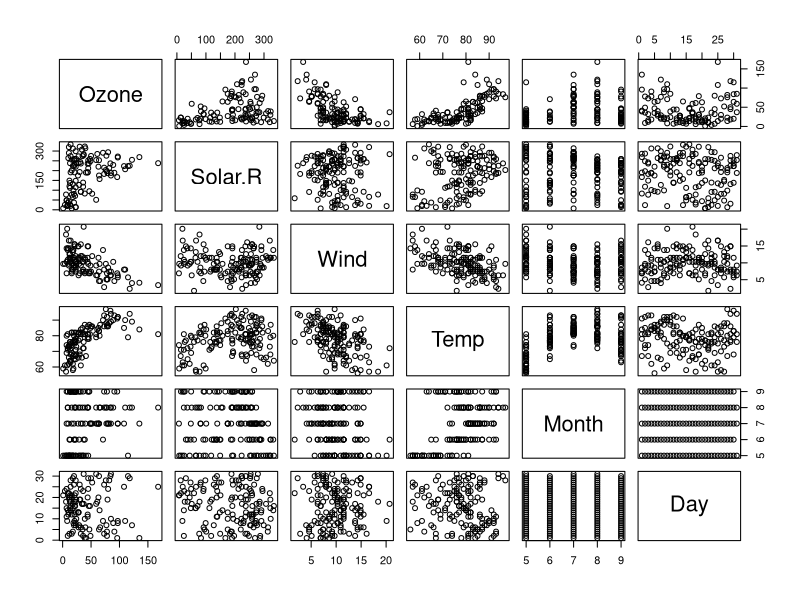
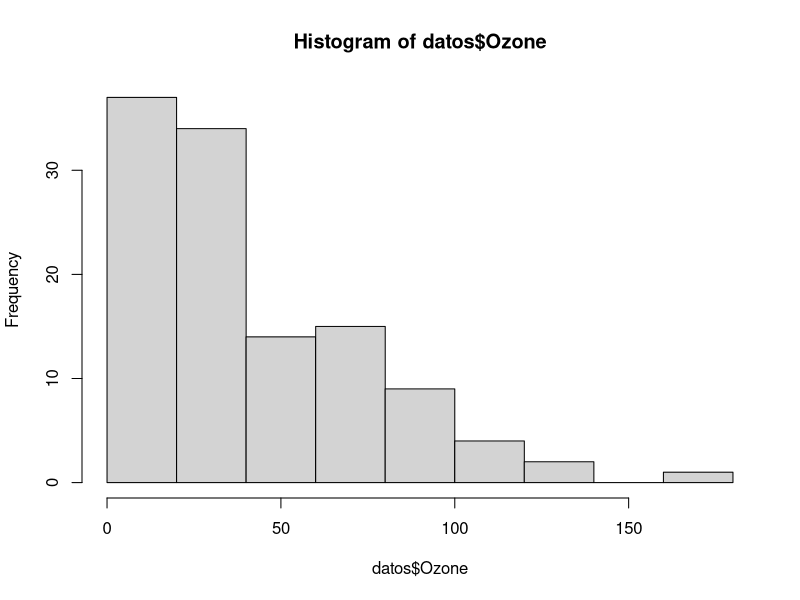

These figures' R source, in order:
#Ejemplo de script

print("Hola mundo en R")

x<-1
y<-1

#plot(c(x,y))

datos <- airquality #Almacenamos los datos del aire en datos
head(datos)#listamos los primeros 6 valores de la tabla de datos
plot(datos)#Graficamos los datos del aire
hist(datos$Ozone)#Grafica de barras o histograma de los datos de Ozono
